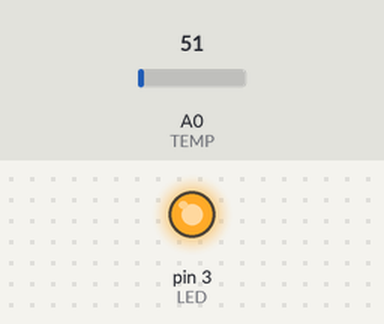
A sketch run on a simulated Arduino Uno, built with avr-gcc and run on an emulated ATmega328P. On the bench: output pins drawn as LEDs (lit = HIGH). The inputs (shaded band) are chosen by the test bench; at power-on: A0 (TEMP) = 51. What the sketch prints to the serial monitor is not drawn.

Above: at 0.1 s.
Timing chart, 0 to 1.6 s (numbered marks = the images above):
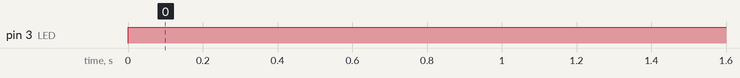

Measured:
- by itself, pin 3 (LED): LOW → HIGH at 0.00 s

The sketch:

temperature.ino
```cpp
int TEMP = A0;
int LED = 3;

void setup() {
	Serial.begin(9600);

	pinMode(TEMP, INPUT);
	pinMode(LED, OUTPUT);
}

void loop() {

	int temp = analogRead(TEMP);

	// float fraction = temp/1023.00;
	//TODO: temperature readings are always close to 1000 but they should be between 0 and 410 -- is it already broken? does it need a resistor?
	Serial.println(temp);

	analogWrite(LED, 255);
	// analogWrite(LED, 255*fraction);

	delay(50);
}
```
